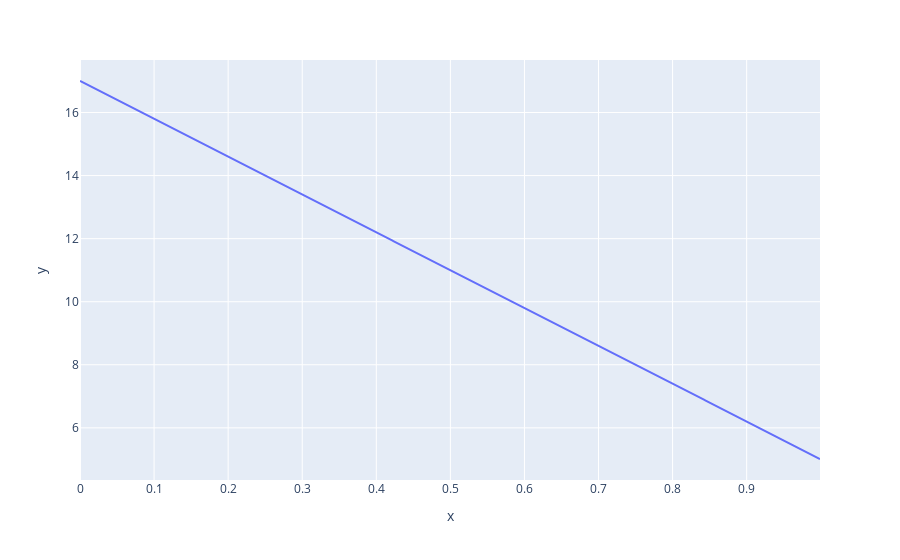

The code cell stored with this chart in its notebook:
### Markdown cell above
Show the effect of tax rates on leisure.
In this case, the income effect outweighs the substitution effect, so higher taxes reduce leisure.

### Code cell
tax_array = np.arange(0, 1, 0.001)
leisure_array = optimal_leisure(
    leisure_exponent=0.5,
    consumption_exponent=0.5,
    wage=1,
    tax_rate=tax_array,
    transfers=0,
)

px.line(x=tax_array, y=leisure_array)

### Figure 1 — Plotly figure (JSON) as saved in the notebook; plotly's stock layout.template omitted (floating-point values rounded to 4 significant figures; data arrays with more than 128 entries replaced by an {"elided": "..."} marker saying what was removed)
{"data": [{"hovertemplate": "x=%{x}<br>y=%{y}<extra></extra>", "legendgroup": "", "line": {"color": "#636efa", "dash": "solid"}, "marker": {"symbol": "circle"}, "mode": "lines", "name": "", "orientation": "v", "showlegend": false, "type": "scatter", "x": {"elided": "1000 float values"}, "xaxis": "x", "y": {"elided": "1000 float values"}, "yaxis": "y"}], "layout": {"legend": {"tracegroupgap": 0}, "margin": {"t": 60}, "xaxis": {"anchor": "y", "domain": [0, 1], "title": {"text": "x"}}, "yaxis": {"anchor": "x", "domain": [0, 1], "title": {"text": "y"}}}}
